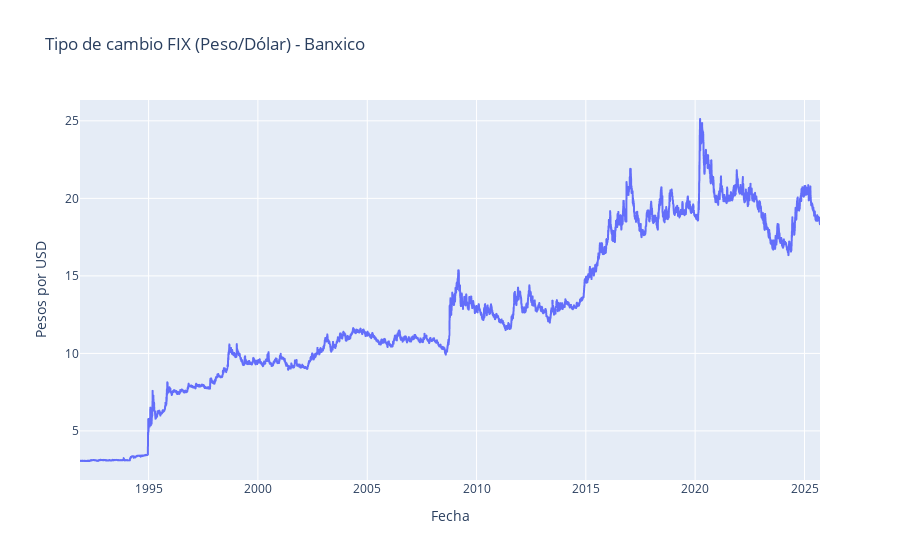

Notebook cell for this chart:
### Code cell


### Figure 1 — Plotly figure (JSON) as saved in the notebook; plotly's stock layout.template omitted (floating-point values rounded to 4 significant figures; data arrays with more than 128 entries replaced by an {"elided": "..."} marker saying what was removed)
{"data": [{"hovertemplate": "Fecha=%{x}<br>Pesos por USD=%{y}<extra></extra>", "legendgroup": "", "line": {"color": "#636efa", "dash": "solid"}, "marker": {"symbol": "circle"}, "mode": "lines", "name": "", "showlegend": false, "type": "scattergl", "x": {"elided": "8508 str values"}, "xaxis": "x", "y": {"elided": "8508 float values"}, "yaxis": "y"}], "layout": {"legend": {"tracegroupgap": 0}, "title": {"text": "Tipo de cambio FIX (Peso/Dólar) - Banxico"}, "xaxis": {"anchor": "y", "domain": [0, 1], "title": {"text": "Fecha"}}, "yaxis": {"anchor": "x", "domain": [0, 1], "title": {"text": "Pesos por USD"}}}}
